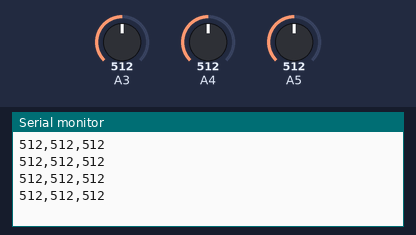
Recording of a sketch running on a simulated Arduino Uno, built with avr-gcc and run on an emulated ATmega328P. Shown: the last lines printed to the serial monitor. Inputs (shaded band) come from the test bench; at power-on: A3 = 512, A4 = 512, A5 = 512.

Above: at 1.2 s.
1.3 s: A3 set to 716
At 1.71 s:
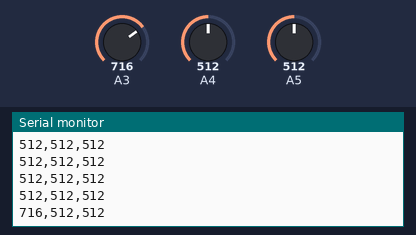
2.8 s: A4 set to 716
At 2.91 s:
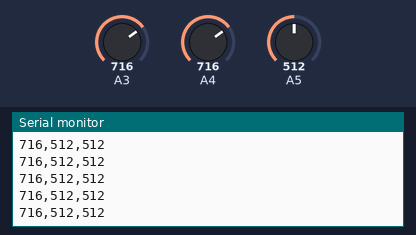
4.3 s: A5 set to 716
At 4.42 s:
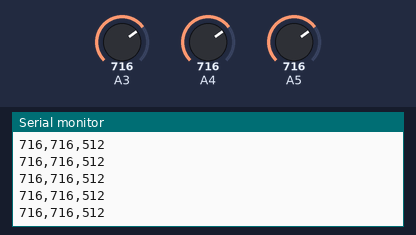
5.8 s: A3 set to 900
At 5.92 s:
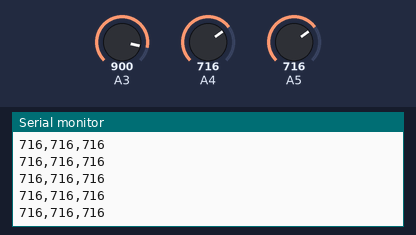
7.3 s: A4 set to 900
At 7.43 s:
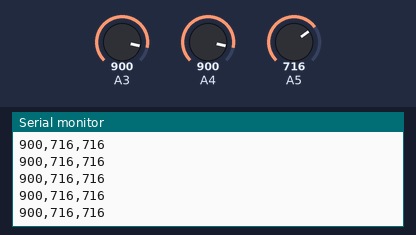
8.8 s: A5 set to 900
At 8.93 s:
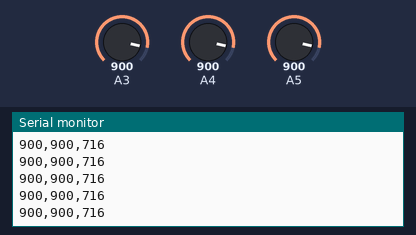
Timing chart, 0 to 11.3 s (numbered marks = the images above; inputs shaded):
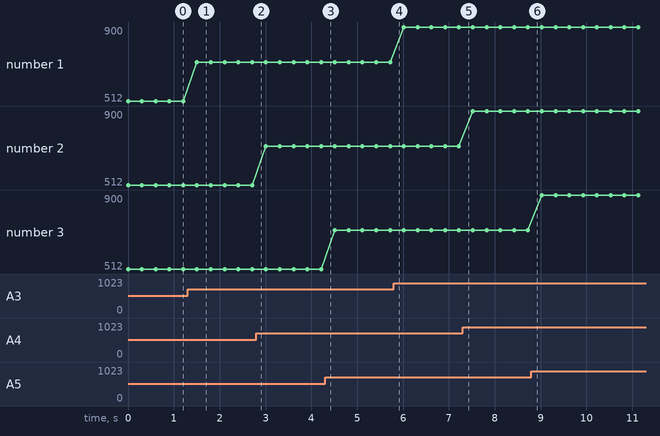

Measured:
- after the input at 1.3 s, the serial monitor: prints a new line after 0.20 s (image 1)
- plotted number 1: 512 → 716 after the input at 1.3 s, 716 → 900 after the input at 5.8 s

The sketch:

SerialTest.ino
```cpp
void setup()
{
 Serial.begin(9600);
 pinMode(A3, INPUT);
 pinMode(A4, INPUT);
 pinMode(A5, INPUT);
}

void loop()
{
  int detct = analogRead(A5);
  int x_byte = analogRead(A3);
  int y_byte = analogRead(A4);
  Serial.print(x_byte);
  Serial.print(",");
  Serial.print(y_byte);
  Serial.print(",");
  Serial.println(detct);
  delay(300);
}
```
